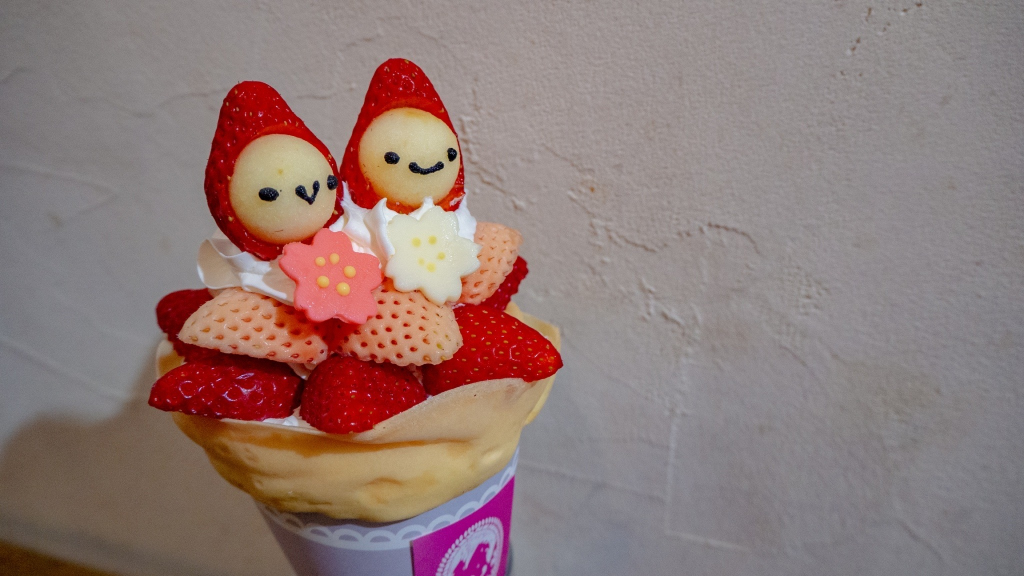
#> input picture originalImage/taro/IMG_6002.JPG, 2048 x 1152 px (shown at 1/2 size); its folder holds only this picture in this run
$ python updateImages.py
#> lines starting #> are read from the running program, lines starting #| are printed output that depends on the picture
import glob
import json
import os
import shutil
from os.path import join as ptj
from os import path
import cv2
import numpy as np
import tqdm
import math

cfgs = [
    {'name': 'taro', 'src': './originalImage/taro',
     'dst': './src/galleryImages/taro', 'thumbnail': './src/galleryImages/thumbnail/taro_thumbs'},
    {'name': 'hanako', 'src': './originalImage/hanako',
     'dst': './src/galleryImages/hanako', 'thumbnail': './src/galleryImages/thumbnail/hanako_thumbs'},
    {'name': 'both', 'src': './originalImage/both',
     'dst': './src/galleryImages/both', 'thumbnail': './src/galleryImages/thumbnail/both_thumbs'},
]

size_limit = 800*1000  # byte
img_max = 1024
skeleton = {'title': '', 'src': '', 'thumbnail': '', "w": 0, "h": 0}
json_file = './src/assets/components/imageList.json'

imgstaro = []
imgshanako = []
imgsBoth = []

for cfg in cfgs:
    print('current processing: {}'.format(cfg['name']))
    curr_list = glob.glob(ptj(cfg['src'], '*.png'))
    curr_list += glob.glob(ptj(cfg['src'], '*.jpg'))

    curr_list = sorted(curr_list)

    if os.path.exists(cfg['dst']):
        shutil.rmtree(cfg['dst'])
    if os.path.exists(cfg['thumbnail']):
        shutil.rmtree(cfg['thumbnail'])

    os.makedirs(cfg['dst'], exist_ok=True)
    os.makedirs(cfg['thumbnail'], exist_ok=True)

    for n, curr_img in enumerate(tqdm.tqdm(curr_list)):
        tmp = skeleton.copy()
        tmp['title'] = '{}{:03d}'.format(cfg['name'], n)
        # tmp['src'] = cfg['dst'].replace('/src', '') + '/' + tmp['title']+'.jpg'
        tmp['src'] = cfg['dst'] + '/' + tmp['title']+'.jpg'
        # tmp['thumbnail'] = cfg['thumbnail'].replace('/src', '') + '/' + tmp['title']+'.jpg'
        tmp['thumbnail'] = cfg['thumbnail'] + '/' + tmp['title']+'.jpg'

        ext = path.splitext(curr_img)[1]
        flag_resize = False

        if ext == "png":
            flag_resize = True

        if path.getsize(curr_img) > size_limit:
            flag_resize = True

        if os.path.isfile(ptj(cfg['dst'], tmp['title']+'.jpg')):
            os.remove(ptj(cfg['dst'], tmp['title']+'.jpg'))

        img: np.ndarray = cv2.imread(curr_img)
#> img is the input picture: shape (1152, 2048, 3); mean B, G, R 119.6, 122.7, 144.1
        i_sz = img.shape
#> i_sz = (1152, 2048, 3)

        if i_sz[0] > i_sz[1]:
            o_sz = [int(round(img_max*i_sz[0]/i_sz[1])), img_max]
        else:
            o_sz = [img_max, int(round(img_max*i_sz[1]/i_sz[0]))]
#> o_sz = [1024, 1820]

        img = cv2.resize(img, dsize=(o_sz[1], o_sz[0]))
#> img: shape (1024, 1820, 3)
        cv2.imwrite(ptj(cfg['dst'], tmp['title']+'.jpg'), img)

        offsets = [int(math.ceil(o_sz[0]-img_max)/2), int(math.ceil(o_sz[1]-img_max)/2)]
#> offsets = [0, 398]
        thumb_img = img[offsets[0]:offsets[0]+img_max, offsets[1]:offsets[1]+img_max]
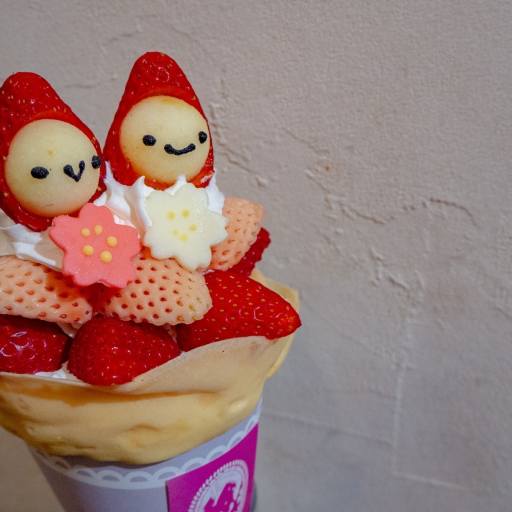
#> thumb_img: shape (1024, 1024, 3) (shown at 1/2 size); mean B, G, R 119.1, 124.3, 155
        thumb_img = cv2.resize(thumb_img, dsize=(200, 200))
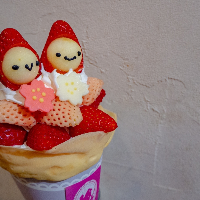
#> thumb_img: shape (200, 200, 3); mean B, G, R 119, 124.1, 154.9
        cv2.imwrite(ptj(cfg['thumbnail'], tmp['title']+'.jpg'), thumb_img)

        tmp['h'] = o_sz[0]
        tmp['w'] = o_sz[1]

        if cfg['name'] == "taro":
            imgstaro.append(tmp)
        elif cfg['name'] == "both":
            imgsBoth.append(tmp)
        elif cfg['name'] == "hanako":
            imgshanako.append(tmp)


ret = {
    "imgstaro": imgstaro,
    "imgshanako": imgshanako,
    "imgsBoth": imgsBoth,
}

f = open(json_file, "w", encoding="utf-8")
json.dump(ret, f, ensure_ascii=False, indent=4)
f.close()
